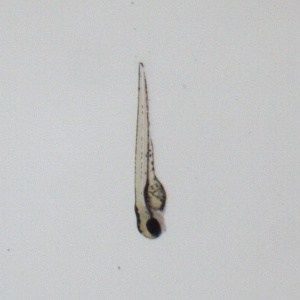
#> input picture data/test2.jpg, 300 x 300 px
$ jupyter execute 3Threshold.ipynb
#> lines starting #> are read from the running program, lines starting #| are printed output that depends on the picture; after the words box and inside, x2 and y2 are one past the last pixel; in counts of white or black regions, pixels touching at a corner belong together
## 三角法、大津法、自适应阈值分割

（采用ksize = 5的中值滤波）

[cell 1]
import numpy as np
import cv2 as cv
import matplotlib.pyplot as plt

[cell 2]
def show(img):
    if img.ndim == 2:
        plt.imshow(img, cmap='gray')
    else:
        plt.imshow(cv.cvtColor(img, cv.COLOR_BGR2RGB))
    plt.show()

def imshow(img):
    if img.ndim == 2:
        plt.imshow(img, cmap='gray')
    else:
        plt.imshow(cv.cvtColor(img, cv.COLOR_BGR2RGB))

[cell 3]
# 读取灰度图像
img_gray = cv.imread('data/test2.jpg', 0)
#> img_gray: shape (300, 300); min 18, max 211, mean 197.3
show(img_gray)

[cell 4]
# 中值滤波
img_median = cv.medianBlur(img_gray, ksize=5)
show(img_median)

### 三角法阈值分割

[cell 5]
# 三角法阈值分割
th_triangle, img_bin_triangle = cv.threshold(img_median, -1, 255, cv.THRESH_TRIANGLE)
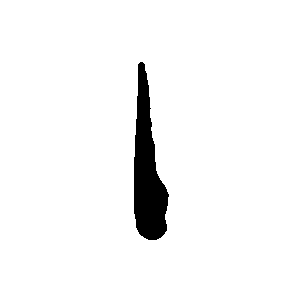
#> img_bin_triangle: shape (300, 300); 96% white; 1 black region, box (x1, y1, x2, y2) and area: (134, 62, 169, 240) 3603
#> th_triangle = 190
th_triangle, img_bin_triangle = cv.threshold(img_bin_triangle, th_triangle, 255, cv.THRESH_BINARY_INV)
print(f"thresh = {th_triangle}")
#| thresh = 190.0
show(img_bin_triangle)

### 大津法阈值分割

对于给定的阈值$T$，可以将图像分为目标和背景。其中背景点数占图像比例为 $p_0$，平均灰度值为 $m_0$。而目标点数占图像比例为 $p_1$，平均灰度值为 $m_1$，其中满足
$$
p_0 + p_1 = 1
$$
整幅图像的平均灰度值为常数，跟阈值无关，且为
$$
\overline m = p_0m_0 + p_1m_1
$$
类间方差为
$$
\sigma^2 = p_0(m_0 - \overline m)^2 + p_1(m_1 - \overline m)^2
$$
代入 $p_0 + p_1 = 1$ 和 $\overline m$，可化简为
$$
\sigma^2 = p_0p_1(m_0 - m_1)^2
$$
遍历灰度值，找出能使 $\sigma^2$ 最大的值。

[cell 6]
# 大津法阈值分割
th_otsu, img_bin_otsu = cv.threshold(img_median, -1, 255, cv.THRESH_OTSU)
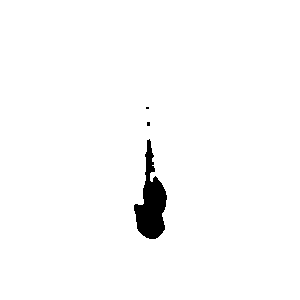
#> img_bin_otsu: shape (300, 300); 98.2% white; 3 black regions (2 under 20 px), largest, box (x1, y1, x2, y2) and area: (134, 139, 167, 239) 1643
#> th_otsu = 151
th_otsu, img_bin_otsu = cv.threshold(img_median, th_otsu, 255, cv.THRESH_BINARY_INV)
print(f"thresh = {th_otsu}")
#| thresh = 151.0
show(img_bin_otsu)

### 自适应阈值分割

[cell 7]
# 自适应阈值分割
blocksize = 40
thresh = 5
img_bin_adaptive = cv.adaptiveThreshold(img_median, 255, cv.ADAPTIVE_THRESH_MEAN_C,
                       cv.THRESH_BINARY_INV, 2 * int(blocksize) + 1, int(thresh))
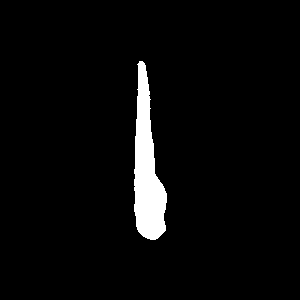
#> img_bin_adaptive: shape (300, 300); 3.8% white; 1 white region, box (x1, y1, x2, y2) and area: (134, 61, 167, 240) 3455
show(img_bin_adaptive)

[cell 8]
# 保存图片
plt.subplot(131), imshow(img_bin_triangle), plt.title('Triangle')
plt.subplot(132), imshow(img_bin_otsu), plt.title('Otsu')
plt.subplot(133), imshow(img_bin_adaptive), plt.title('Adaptive')
plt.suptitle('Img_bins')
plt.savefig('./data/img_bins.jpg')
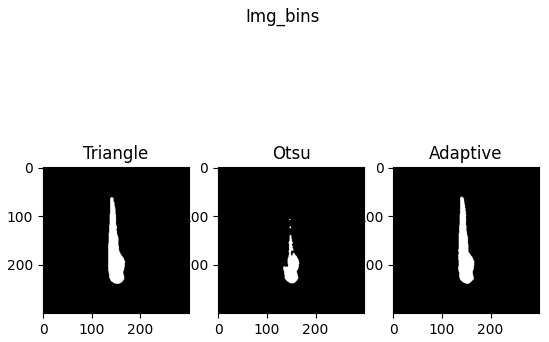
#> figure drawn by matplotlib, 3 panels
